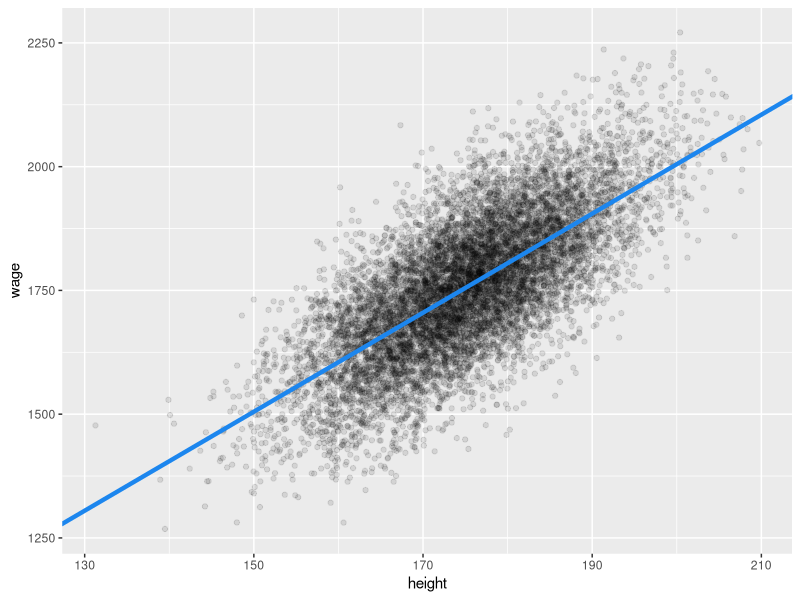
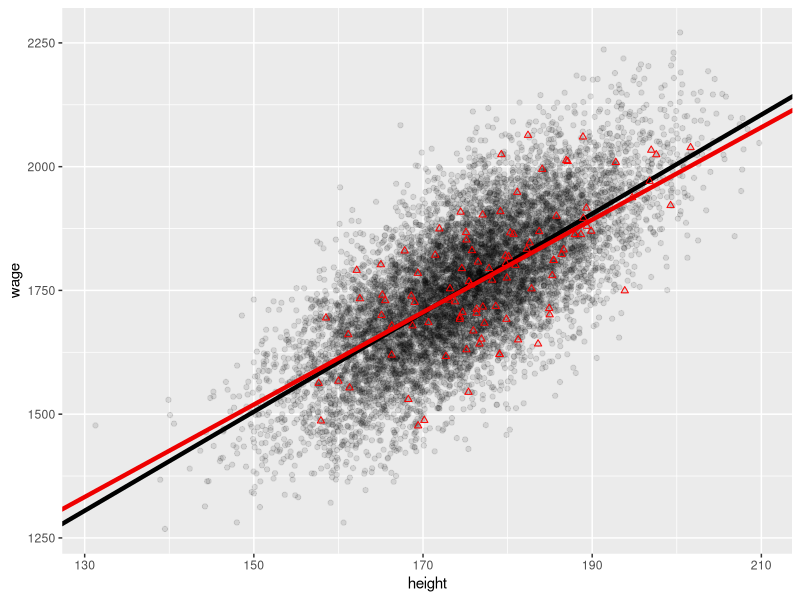
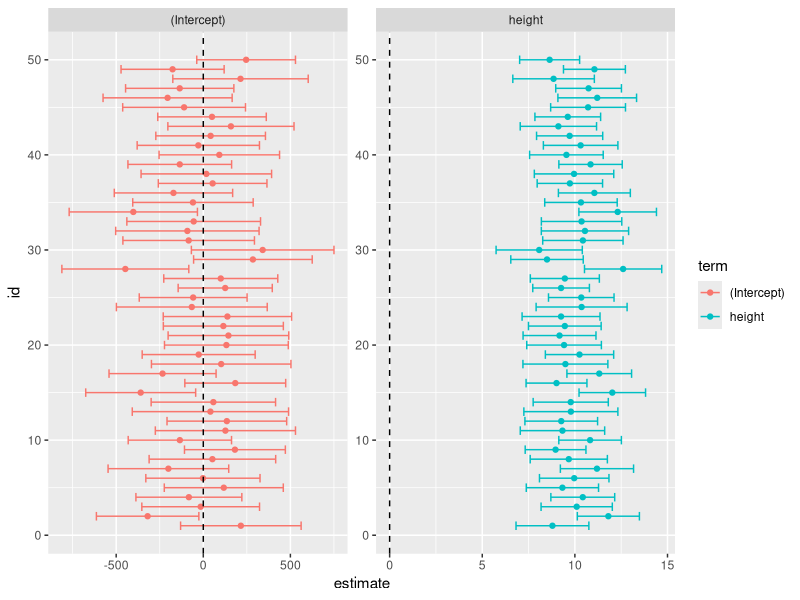
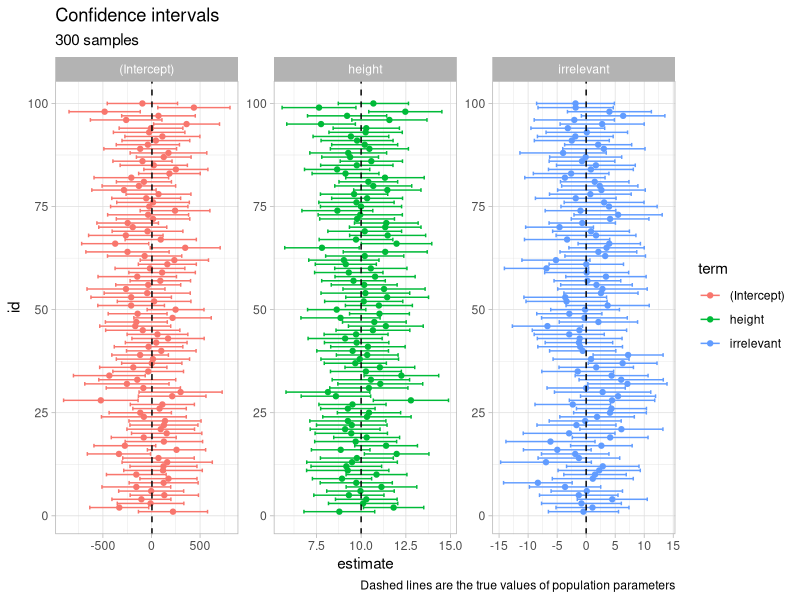
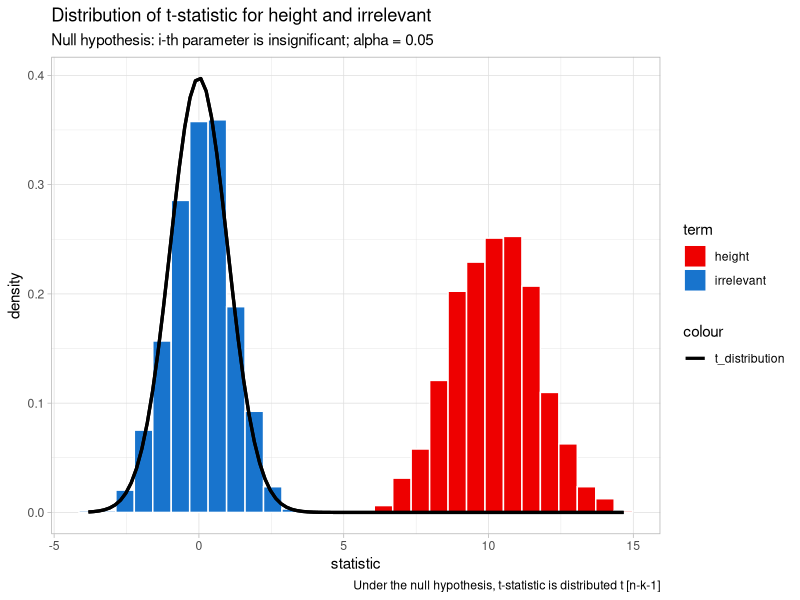

The R source for these figures, in order: (Note: this script raises an error after producing the figures.)
library(dplyr)
library(ggplot2)
library(purrr)
library(tidyr)
library(gganimate)

# Create the population data ----------------------------------------------
N <- 10^4 # N = population size.
pop <- data.frame(
  height = rnorm(N, 175, 10),
  u = rnorm(N, 0, 100)
) %>%
  mutate(wage = 5 + 10 * height + u) %>%
  mutate(irrelevant = rnorm(N, 10, 3))

ggplot(aes(y = wage, x = height), data = pop) +
  geom_point(alpha = 0.1) +
  geom_abline(intercept = 5, slope = 10, colour = "dodgerblue2", lwd = 1.5)

# Initialize
n <- 1e2 # n = sample size.
R <- 1e3 # R = number of replications.
beta.0 <- rep(NA, R) # Vector of beta 0 estimates.
beta.1 <- rep(NA, R) # Vector of beta 1 estimates.
results <- data.frame(beta.0, beta.1)

# one sample
sample1 <-
  pop %>%
  slice_sample(n = 100, replace = TRUE) # Choose 100 observations at random
model1 <- lm(wage ~ height, data = sample1)
summary(model1)

ggplot(aes(y = wage, x = height), data = pop) +
  geom_point(lwd = 0.5, alpha = 0.1) +
  geom_abline(intercept = 5, slope = 10, lwd = 1.5) +
  geom_point(aes(y = wage, x = height), data = sample1, colour = "red", shape = 2, lwd = 2) +
  geom_abline(intercept = coef(model1)[1], slope = coef(model1)[2], colour = "red2", lwd = 1.5)

# confidence intervals
confint(model1) # 95% CI
confint(model1, level = 0.99) # 99% CI

# manually
data.frame(
  LB = summary(model1)$coefficients[, 1] - qt(0.975, summary(model1)$df[2]) * summary(model1)$coefficients[, 2],
  UB = summary(model1)$coefficients[, 1] + qt(0.975, summary(model1)$df[2]) * summary(model1)$coefficients[, 2]
)

# approx.
qt(0.975, summary(model1)$df[2])
data.frame(
  LB = summary(model1)$coefficients[, 1] - 2 * summary(model1)$coefficients[, 2],
  UB = summary(model1)$coefficients[, 1] + 2 * summary(model1)$coefficients[, 2]
)

for (r in 1:R) { # For each replication in i = 1 to R:
  OLS <- lm(
    wage ~ height,
    data = pop,
    subset = sample(N, n, replace = TRUE)
  )
  results$beta.0[r] <- OLS$coef[1] # Save the estimated parameters.
  results$beta.1[r] <- OLS$coef[2]
  results$LB[r] <- results$beta.1[r] - qt(0.975, n - 2) * summary(OLS)$coefficients[2, 2]
  results$UB[r] <- results$beta.1[r] + qt(0.975, n - 2) * summary(OLS)$coefficients[2, 2]
}

# for 95% samples, the true parameter beta1 = 10 lies within the 95% confidence interval
sum((results$LB < 10) & (results$UB > 10)) / R * 100

# Resampling for vizualization --------------------------------------------
# using purrr package...

num_samples <- R


# Create nested tibble with R samples -------------------------------------

samples <- tibble(
  id = 1:num_samples,
  data = map(
    1:num_samples,
    ~ pop %>% sample_n(n, replace = TRUE)
  )
)
samples # now we have 1000 different samples saved in one tibble

# Save data and coefficients for wage ~ height ----------------------------
coef_data_1 <- samples %>%
  mutate(
    models = map(data, ~ lm(wage ~ height, data = .)),
    coefficients = map(models, broom::tidy)
  ) %>%
  select(id, data, coefficients) %>%
  unnest(coefficients)

# to see the result of a single regression just `filter()` by id

coef_data_1 %>%
  filter(id == 10)


# add 95% confidence interval:

coef_data_1 %>%
  head(100) %>%
  mutate(lower = estimate - qt(0.975, n - 2) * std.error) %>%
  mutate(upper = estimate + qt(0.975, n - 2) * std.error) %>%
  ggplot(aes(x = estimate, y = id, color = term)) +
  geom_point(aes(x = estimate, color = term)) +
  geom_errorbar(aes(xmin = lower, xmax = upper)) +
  geom_vline(xintercept = 0, linetype = "dashed") +
  facet_wrap(~term, scales = "free")

# %>%
#   mutate(coefficients = map(coefficients, ~ .x %>%
#                               select(term, estimate) %>%
#                               pivot_wider(names_from = "term", values_from = "estimate")))


# Save data with coefficients with irrelevant regressor -------------------
#
# create new object from a new model with irrelevant regressor
#
coef_data_model2 <- samples %>%
  mutate(
    models = map(data, ~ lm(wage ~ height + irrelevant, data = .)),
    coefficients = map(models, broom::tidy)
  ) %>%
  select(id, data, coefficients) %>%
  unnest(coefficients)

coef_data_model2

n_viz <- 300

gg_ci <- coef_data_model2 %>%
  head(n_viz) %>%
  mutate(lower = estimate - qt(0.975, n - 2) * std.error) %>%
  mutate(upper = estimate + qt(0.975, n - 2) * std.error) %>%
  mutate(true_value = case_when(
    term == "(Intercept)" ~ 5,
    term == "height" ~ 10,
    term == "irrelevant" ~ 0
  )) %>%
  ggplot(aes(x = estimate, y = id, color = term)) +
  geom_point(aes(x = estimate, color = term)) +
  geom_errorbar(aes(xmin = lower, xmax = upper)) +
  geom_vline(aes(xintercept = true_value), linetype = "dashed") +
  facet_wrap(~term, scales = "free") +
  labs(
    title = "Confidence intervals",
    subtitle = paste(n_viz, "samples"),
    caption = "Dashed lines are the true values of population parameters"
  ) +
  theme_light()

gg_ci
# Lets investigate the false positives when testing significance o --------

t_false_positives <- coef_data_model2 %>%
  mutate(lower = estimate - qt(0.975, n - 2) * std.error) %>%
  mutate(upper = estimate + qt(0.975, n - 2) * std.error) %>%
  mutate(incl_zero = ifelse(lower <= 0 & upper >= 0, "yes", "no")) %>%
  group_by(term, incl_zero) %>%
  summarise(n = n()) %>%
  group_by(term) %>% # now group by only by term so the frequency is correct...
  mutate(freq = n / sum(n)) # ...see the sum(n) in denominator that§s why...

t_false_positives
# try increasing the number in head()

# ggplots of t-distributions ----------------------------------------------
t_dist <- coef_data_model2 %>%
  select(-data) %>%
  filter(!term == "(Intercept)") %>%
  select(id, term, statistic) %>%
  ggplot(aes(statistic, fill = term)) +
  geom_histogram(aes(y = ..density..), color = "white") +
  stat_function(
    fun = dt, args = list(df = 98),
    aes(color = "t_distribution"),
    size = 1.1
  ) +
  scale_color_manual(values = c("black", "black", "black")) +
  scale_fill_manual(values = c("red2", "dodgerblue3")) +
  theme_light() +
  labs(
    title = "Distribution of t-statistic for height and irrelevant",
    subtitle = "Null hypothesis: i-th parameter is insignificant; alpha = 0.05",
    caption = paste("Under the null hypothesis, t-statistic is distributed t [n-k-1]")
  )

t_dist

# Resampling animation ----------------------------------------------------

require(gganimate)
resamples_df <- coef_data_1 %>%
  select(-c(p.value, statistic, std.error)) %>%
  pivot_wider(names_from = term, values_from = estimate) %>%
  head(10) %>% # take just first 10 samples
  rename(
    Intercept = `(Intercept)`, # now we need to remove "()" from "(Intercept)"
    Height = height
  ) %>% # height is already in data, rename to capital H
  unnest(data) %>% # unncest the data column so we can show the scatterplots
  group_by(id)

resamples_df


# Animation rendering - RUNS LONG -----------------------------------------
# Animation is already saved in assets folder.

# Runs long

#
# resamples <- resamples_df %>%
#   ggplot(aes(height, wage)) +
#   geom_point(data = pop, aes(height, wage), alpha = 0.1, shape = "o") +
#   geom_point(color = "orange", size = 3) +
#   geom_abline(intercept = 5, slope = 10, colour = "black", linetype = "dashed", lwd = 0.5) +
#   geom_abline(aes(intercept = Intercept, slope = Height), color = "dodgerblue3", lwd = 2) +
#   theme_light() +
#   coord_cartesian(xlim = c(150, 200), ylim = c(1300, 2100)) +
#   transition_time(id) +
#   ease_aes("exponential-in") +
#   labs(title = "Sampling trial: {frame_time}")
#
# resamples


# Dashboard rendering) ----------------------------------------------------

# This is a better way of rendering any rmd file because the object are stored
# in the environment and do not need to be created again when knitting.
# This is useful because you don't need to recreate  all object just to fix
# a typo in your report.

rmarkdown::render(
  input = "week_5/dashboard.Rmd",
  output_dir = "week_5/outputs",
  output_file = "dashboard.html"
)
